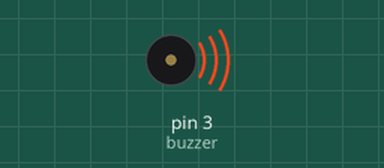
Simulated run of this sketch. Board: Arduino Uno, built with avr-gcc and run on an emulated ATmega328P. On the bench: buzzer (waves = sounding).

Above: at 0.15 s.
Timing chart, 0 to 3.0 s (numbered marks = the images above):
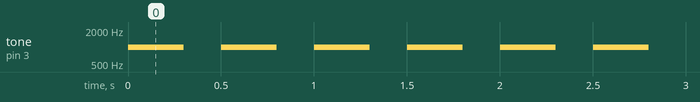

Measured:
- by itself, tone on pin 3 (buzzer): alternates 1000 Hz for 0.30 s and silent for 0.20 s

The sketch:

MelodiaBuzzer_Practica2.ino
```cpp
int buzzer = 3;
int frecuencia = 1000;
int duracion = 300;

void setup() {
  pinMode(buzzer, OUTPUT);
}

void loop() {
  tone(buzzer, frecuencia, duracion);
  delay(500);
}
```
